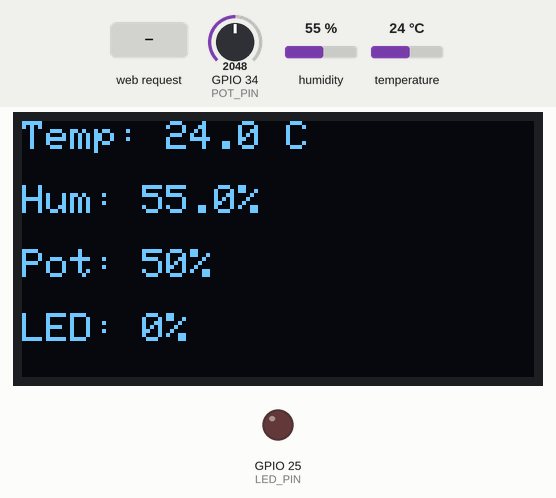
Bench run of a program on a simulated ESP32. Shown: 128×64 one-colour display, output pins drawn as LEDs (lit = HIGH). The inputs (shaded band) are chosen by the test bench; at power-on: humidity 55 %, GPIO 34 (POT_PIN) = 2048, temperature 24 °C. WiFi joins after 1.5 s; servers stay silent unless stated; what the program prints to the serial monitor is not drawn.

Above: at 2.7 s.
2.8 s: HTTP request GET /set?value=1 received
At 3.5 s:
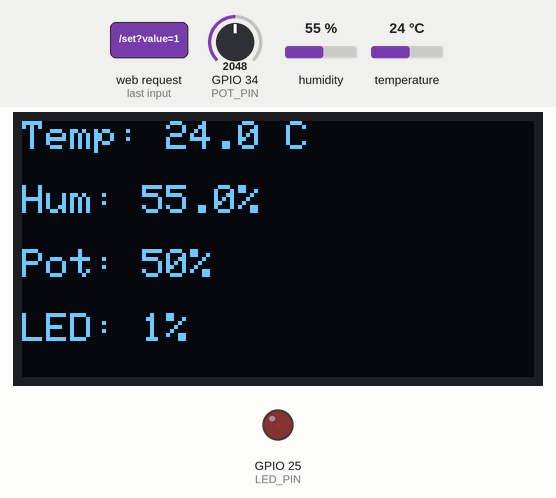
4.4 s: HTTP request GET /set?value=120 received
At 5.4 s:
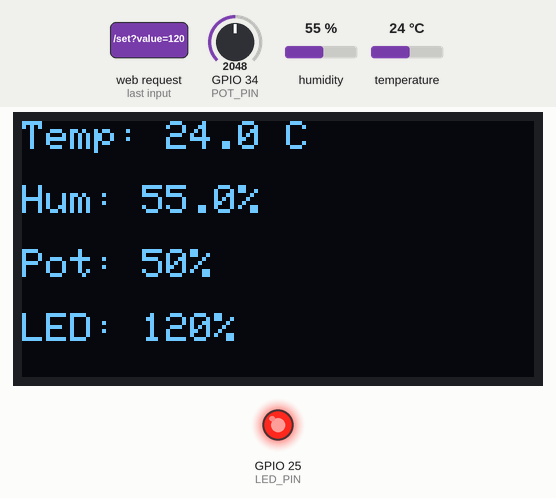
6.0 s: humidity set to 22 %
At 8.0 s:
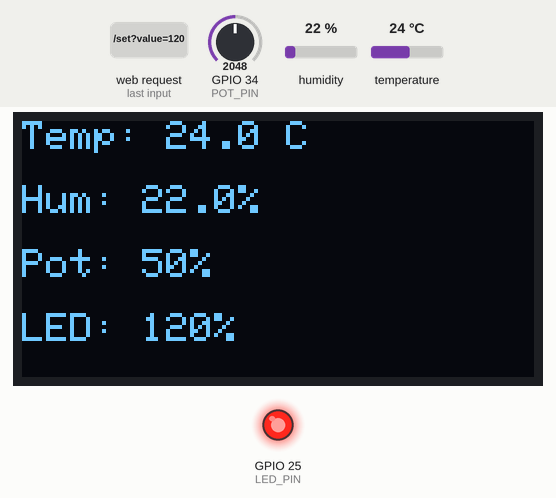
9.1 s: HTTP request GET /set?value=0 received
At 9.7 s:
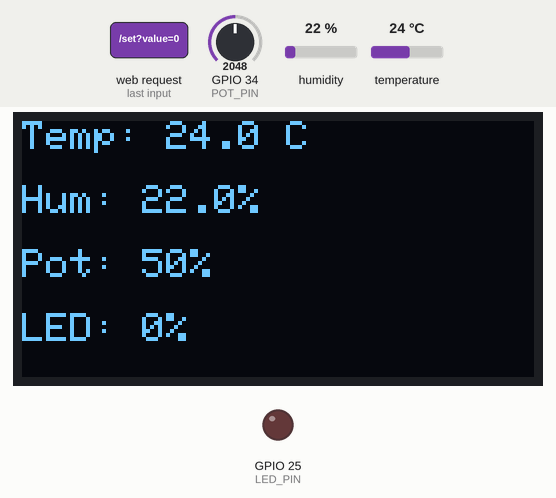
10.7 s: GPIO 34 (POT_PIN) set to 2866
At 11.6 s:
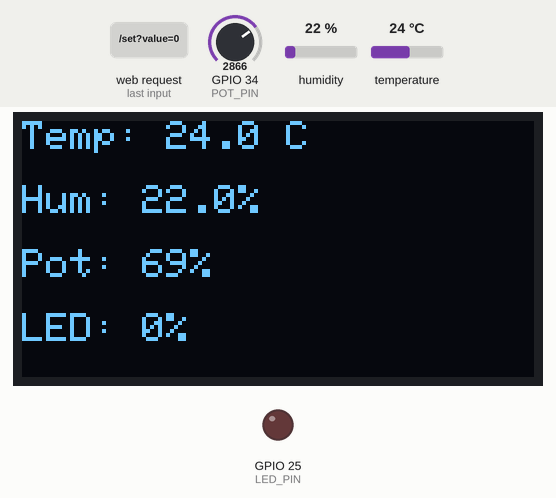
12.3 s: temperature set to 12 °C
At 14.4 s:
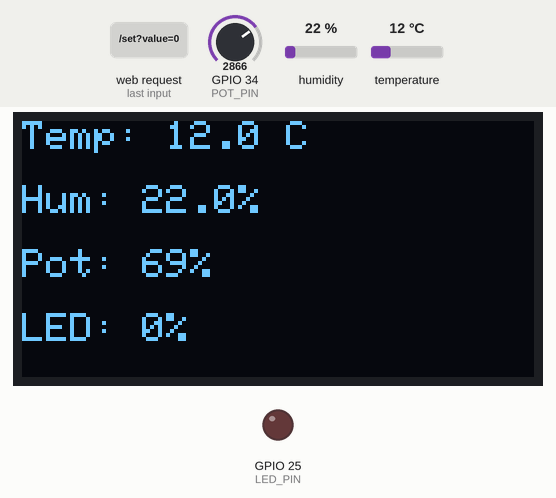
Timing chart, 0 to 15.9 s (numbered marks = the images above; inputs shaded):
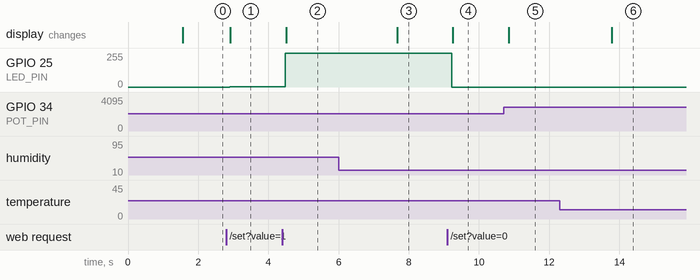

Measured:
- after the input at 2.8 s, GPIO 25 (LED_PIN): 0/255 → 2/255 after 0.09 s; the display: changes after 0.12 s (image 1)
- after the input at 4.4 s, GPIO 25 (LED_PIN): 2/255 → 255/255 after 0.08 s; the display: changes after 0.11 s (image 2)
- after the input at 6.0 s, the display: changes after 1.7 s (image 3)
- after the input at 9.1 s, GPIO 25 (LED_PIN): 255/255 → 0/255 after 0.13 s; the display: changes after 0.16 s (image 4)
- after the input at 10.7 s, the display: changes after 0.14 s (image 5)
- after the input at 12.3 s, the display: changes after 1.5 s (image 6)

The program:

main.cpp
```cpp
#include <Arduino.h>
#include <WiFi.h>
#include <WebServer.h>
#include <DHT.h>
#include <Wire.h>
#include <Adafruit_GFX.h>
#include <Adafruit_SSD1306.h>

// ---------------- Pins ----------------
#define DHT_PIN     4
#define DHT_TYPE    DHT22

#define POT_PIN     34
#define LED_PIN     25

// ---------------- OLED ----------------
#define SCREEN_WIDTH 128
#define SCREEN_HEIGHT 64

Adafruit_SSD1306 display(
SCREEN_WIDTH,
SCREEN_HEIGHT,
&Wire,
-1
);

// ---------------- WiFi ----------------
const char* ssid = "Wokwi-GUEST";
const char* password = "";

WebServer server(80);

// ---------------- DHT ----------------
DHT dht(DHT_PIN, DHT_TYPE);

// ---------------- Variables ----------------
int ledBrightness = 0;

// ---------------- HTML Page ----------------
String createWebPage(float temp, float hum, int potValue) {

String page = R"rawliteral(

<!DOCTYPE html>

<html>
<head>
<meta name="viewport" content="width=device-width, initial-scale=1">

<style>

body{
  font-family: Arial;
  text-align:center;
  background:#f2f2f2;
}

.card{
  background:white;
  padding:20px;
  border-radius:15px;
  width:300px;
  margin:auto;
  margin-top:40px;
  box-shadow:0 0 10px gray;
}

.slider{
  width:100%;
}

</style>

</head>

<body>

<div class='card'>

<h2>Mini IoT Dashboard</h2>

<p>Temperature: )rawliteral";

page += String(temp, 1);

page += R"rawliteral( °C</p>

<p>Humidity: )rawliteral";

page += String(hum, 1);

page += R"rawliteral( %</p>

<p>Potentiometer: )rawliteral";

page += String(potValue);

page += R"rawliteral( %</p>

<p>LED Brightness: <span id='value'>)rawliteral";

page += String(ledBrightness);

page += R"rawliteral(</span>%</p>

<input type='range'
min='0'
max='100'
value=')rawliteral";

page += String(ledBrightness);

page += R"rawliteral('
class='slider'
onchange='updateLED(this.value)'>

</div>

<script>

function updateLED(value){
 fetch("/set?value="+value);
 document.getElementById("value").innerHTML=value;
}

setInterval(function(){
 location.reload();
},5000);

</script>

</body>
</html>
)rawliteral";

return page;
}

// ---------------- Root Page ----------------
void handleRoot() {

float temp = dht.readTemperature();
float hum = dht.readHumidity();

int potRaw = analogRead(POT_PIN);
int potPercent = map(potRaw, 0, 4095, 0, 100);

server.send(
200,
"text/html",
createWebPage(temp, hum, potPercent)
);
}

// ---------------- LED Control ----------------
void handleLED() {

if (server.hasArg("value")) {

ledBrightness = server.arg("value").toInt();

int pwm = map(ledBrightness, 0, 100, 0, 255);

analogWrite(LED_PIN, pwm);


}

server.send(200, "text/plain", "OK");
}

// ---------------- Setup ----------------
void setup() {

Serial.begin(115200);

pinMode(LED_PIN, OUTPUT);

dht.begin();

Wire.begin(21,22);

if (!display.begin(SSD1306_SWITCHCAPVCC, 0x3C)) {
while(true);
}

display.setTextColor(SSD1306_WHITE);

// WiFi connection
WiFi.begin(ssid, password);

Serial.print("Connecting");

while (WiFi.status() != WL_CONNECTED) {

delay(500);
Serial.print(".");


}

Serial.println();
Serial.println("Connected");

Serial.print("IP Address: ");
Serial.println(WiFi.localIP());

// Web server routes
server.on("/", handleRoot);
server.on("/set", handleLED);

server.begin();

Serial.println("Web Server Started");
}

// ---------------- Loop ----------------
void loop() {

server.handleClient();

float temp = dht.readTemperature();
float hum = dht.readHumidity();

int potRaw = analogRead(POT_PIN);
int potPercent = map(potRaw, 0, 4095, 0, 100);

// OLED display
display.clearDisplay();

display.setTextSize(1);

display.setCursor(0,0);
display.print("Temp: ");
display.print(temp,1);
display.println(" C");

display.setCursor(0,16);
display.print("Hum: ");
display.print(hum,1);
display.println("%");

display.setCursor(0,32);
display.print("Pot: ");
display.print(potPercent);
display.println("%");

display.setCursor(0,48);
display.print("LED: ");
display.print(ledBrightness);
display.println("%");

display.display();

delay(200);
}
```
